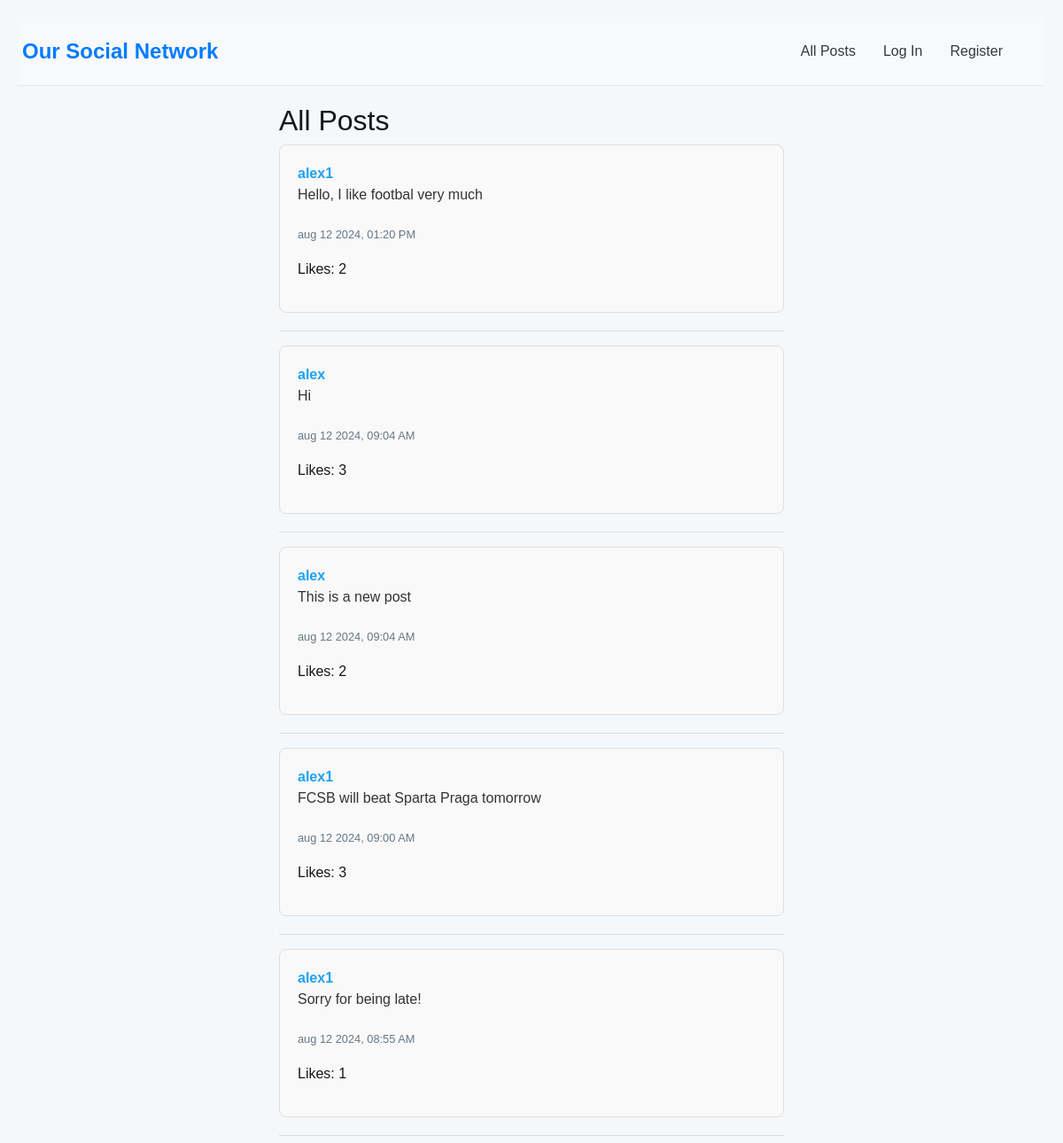
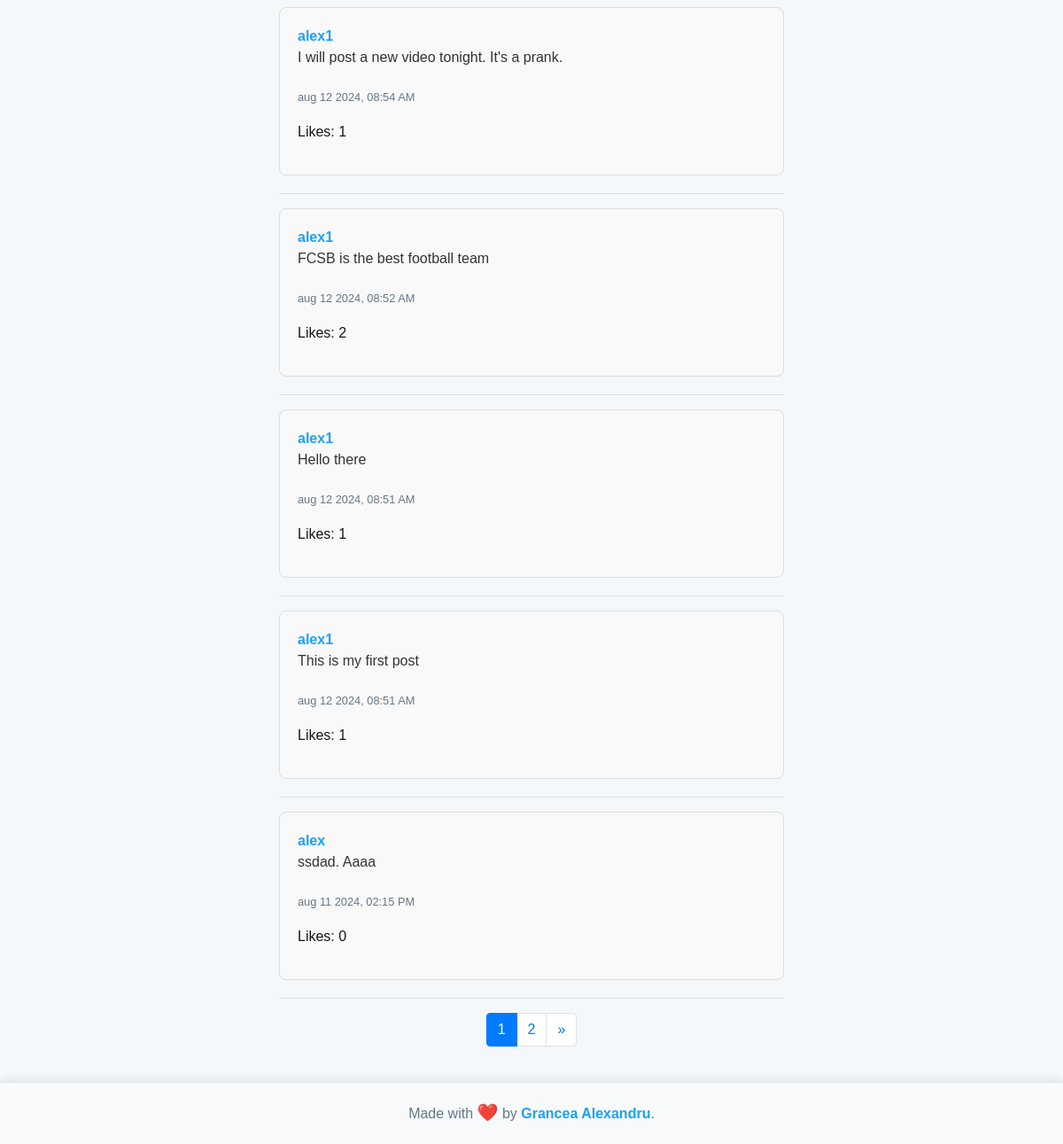
The page / on the database its author committed (2 pictures, top to bottom).
### network/models.py (models this page shows, shortened)
class Post(models.Model):
    user = models.ForeignKey(User, on_delete=models.CASCADE, related_name="posts")
    content = models.TextField(blank=True)
    timestamp = models.DateTimeField(auto_now_add=True)
    likes = models.ManyToManyField(User, related_name="liked_posts")

class User(AbstractUser):
    followers = models.ManyToManyField("self", blank=True, symmetrical=False, related_name="following")

### network/views.py (the view)
# urls.py: path("", views.index, name="index"),
def index(request):
    posts = Post.objects.all().order_by('-timestamp')
    paginator = Paginator(posts, 10)
    page_number = request.GET.get('page')
    page_obj = paginator.get_page(page_number)
    if request.user.is_authenticated:
        suggested_users = User.objects.exclude(id__in=request.user.following.all()).exclude(id=request.user.id)
    else:
        suggested_users = None
    return render(request, 'network/index.html', {
        'page_obj': page_obj,
        'suggested_users': suggested_users
    })

### network/templates/network/index.html (shortened to what this page needs)
{% extends "network/layout.html" %}
{% block body %}
    <h2>All Posts</h2>
    {% for post in page_obj %}
        <div class="post" id="post-{{ post.id }}">
            <a href="{% url 'profile' post.user.username %}">{{ post.user }}</a>
            <p class="post-content">{{ post.content }}</p>
            <p><small>{{ post.timestamp|date:"b d Y, h:i A" }}</small></p>
            <p class="likes-count">Likes: {{ post.likes.count }}</p>
        </div>
        <hr>
    {% endfor %}
    <nav aria-label="Page navigation">
        <ul class="pagination justify-content-center">
            {% for num in page_obj.paginator.page_range %}
                <li class="page-item {% if page_obj.number == num %}active{% endif %}">
                    <a class="page-link" href="?page={{ num }}">{{ num }}</a>
                </li>
            {% endfor %}
            {% if page_obj.has_next %}
                <li class="page-item">
                    <a class="page-link" href="?page={{ page_obj.next_page_number }}" aria-label="Next">
                        <span aria-hidden="true">&raquo;</span>
                    </a>
                </li>
            {% endif %}
        </ul>
    </nav>
{% endblock %}

### network/static/network/styles.css (style rules this page uses)
body { font-family: 'Arial', sans-serif; background-color: #f5f8fa; color: #14171a; margin: 0; padding: 0; }
html, body { height: 100%; margin: 0; display: flex; flex-direction: column; }
.post { background-color: #ffffff; border: 1px solid #e1e8ed; border-radius: 8px; padding: 15px; margin-bottom: 15px; }
.post a { color: #1da1f2; font-weight: bold; text-decoration: none; }
.post p { font-size: 1rem; line-height: 1.5; }
.post small { color: #657786; }
a { color: #1da1f2; }
.post { padding: 20px; margin-bottom: 20px; background-color: #f9f9f9; border: 1px solid #ddd; border-radius: 8px; position: relative; }
.post-content { font-size: 1.1em; margin-bottom: 20px; color: #333; }

### rows shown on the page
Post: user "alex1", content "Hello, I like footbal very much", timestamp "aug 12 2024, 01:20 PM", likes.count "2"
Post: user "alex", content "Hi", timestamp "aug 12 2024, 09:04 AM", likes.count "3"
Post: user "alex", content "This is a new post", timestamp "aug 12 2024, 09:04 AM", likes.count "2"
Post: user "alex1", content "FCSB will beat Sparta Praga tomorrow", timestamp "aug 12 2024, 09:00 AM", likes.count "3"
Post: user "alex1", content "Sorry for being late!", timestamp "aug 12 2024, 08:55 AM", likes.count "1"
Post: user "alex1", content "I will post a new video tonight. It's a prank.", timestamp "aug 12 2024, 08:54 AM", likes.count "1"
Post: user "alex1", content "FCSB is the best football team", timestamp "aug 12 2024, 08:52 AM", likes.count "2"
Post: user "alex1", content "Hello there", timestamp "aug 12 2024, 08:51 AM", likes.count "1"
Post: user "alex1", content "This is my first post", timestamp "aug 12 2024, 08:51 AM", likes.count "1"
Post: user "alex", content "ssdad. Aaaa", timestamp "aug 11 2024, 02:15 PM", likes.count "0"

### other values the page prints
{{ num }} "1" "2"
